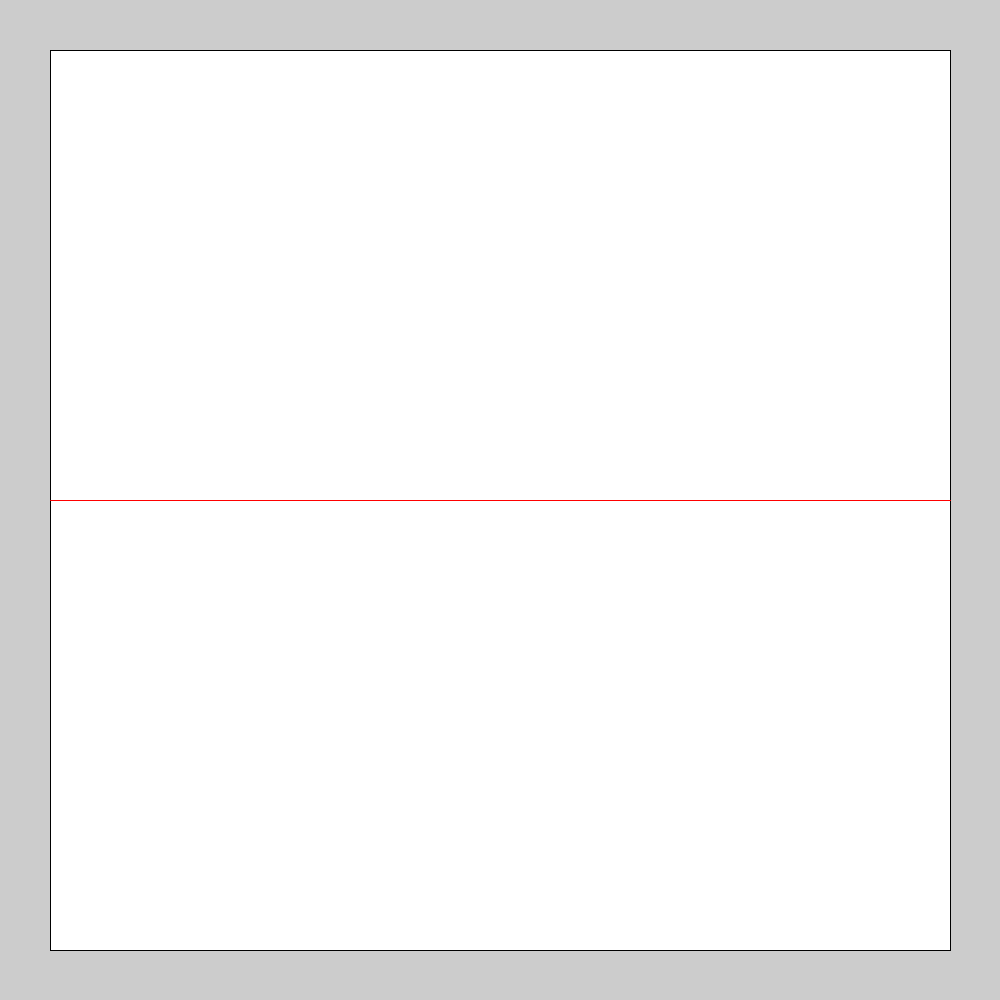
Frame 1 (no input)
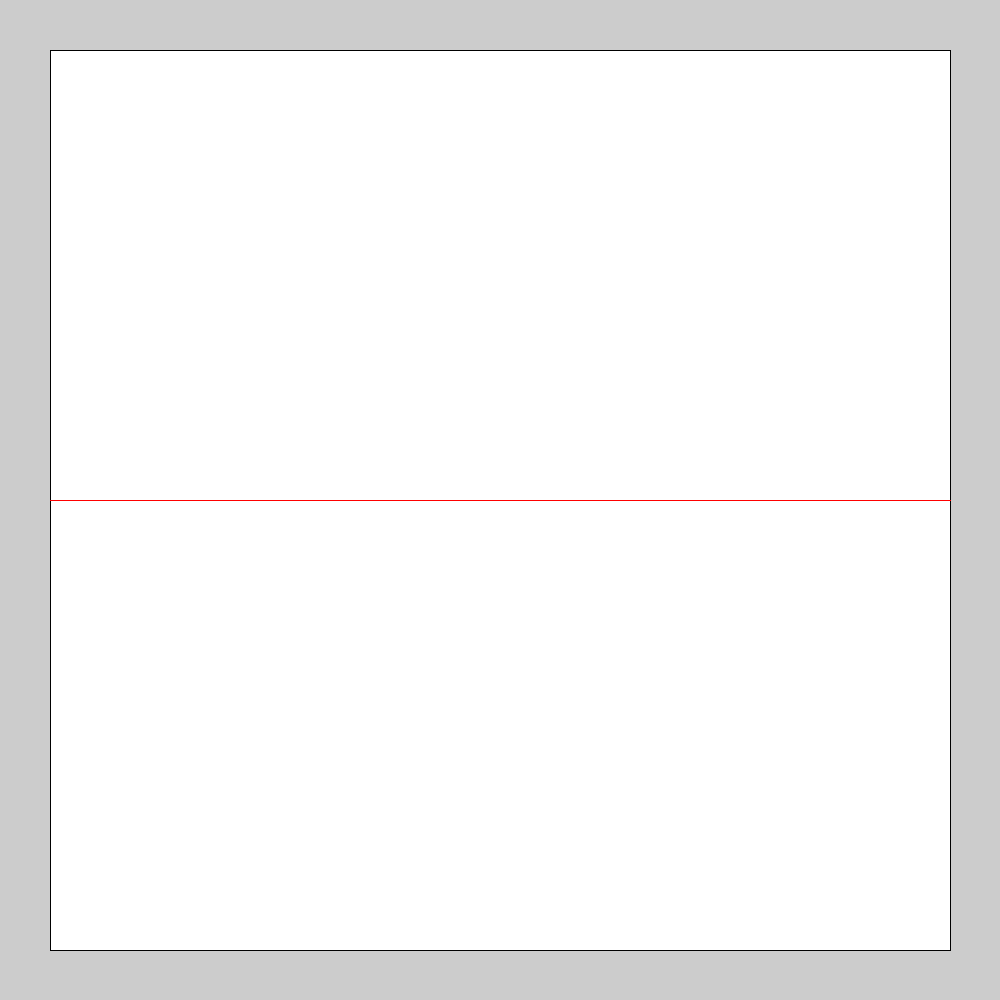
Frame 60 (the mouse pressed at the canvas centre just before this capture)
Frame 120 (the mouse held since frame 60 and released just before this capture): identical to frame 60, image omitted

The Processing sketch that drew these frames (run headless with seeded random() and noise(); from frame 60 on, the mouse is pressed at the canvas centre):

// Processing sketch: quiz1_number2
// ── quiz1_number2.pde
void setup() {
  size(1000,1000);
  rect(50,50,width-100,height-100);
}


void draw() {
 stroke(255,0,0);
 line(50,height/2,950,height/2);
}
